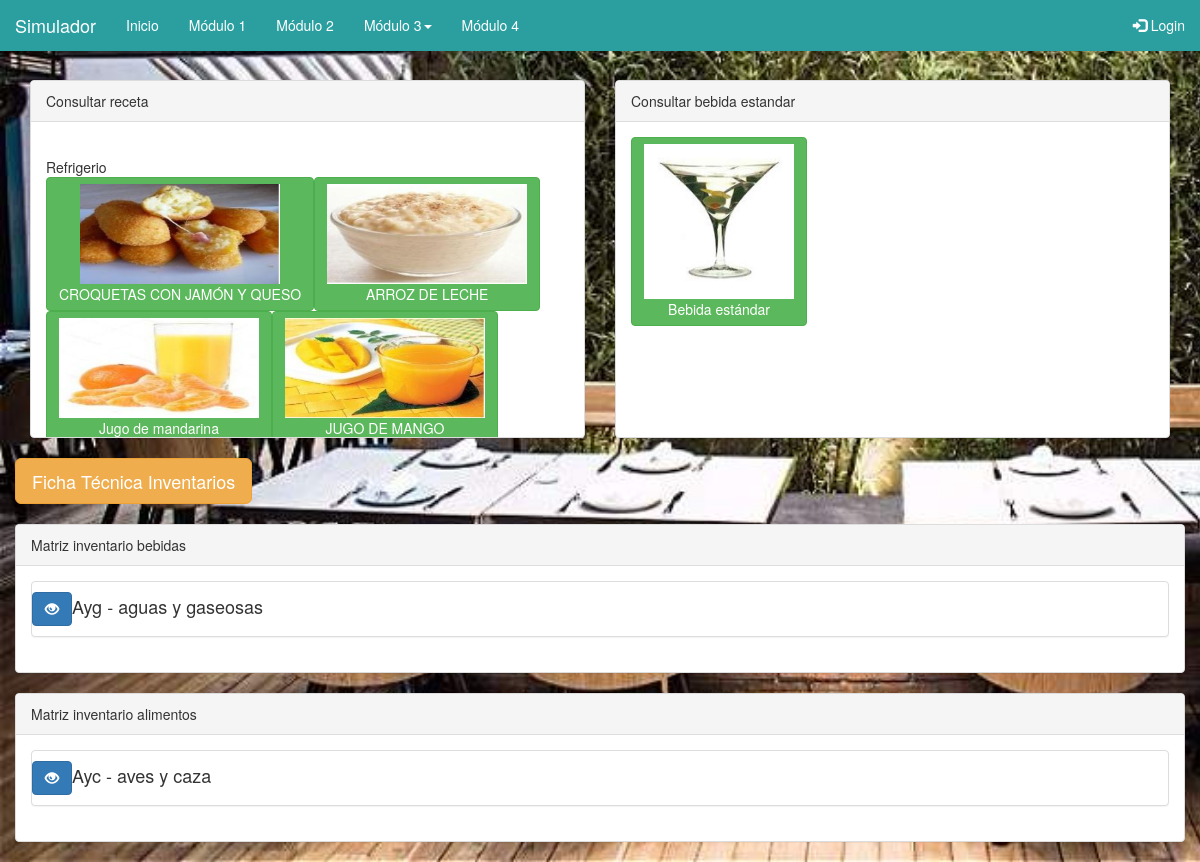
Page /modulo3/modulo32.php on the committed database.
### tables this page shows
CREATE TABLE `receta` (
  `idreceta` int(11) NOT NULL,
  `nombre` varchar(45) NOT NULL,
  `porciones` varchar(45) NOT NULL,
  `tipo` varchar(45) NOT NULL,
  `imagen` varchar(150) NOT NULL
);

CREATE TABLE `bebidas` (
  `idbebidas` int(11) NOT NULL,
  `nombre` varchar(45) NOT NULL,
  `presentacion` varchar(45) NOT NULL,
  `grupo` varchar(45) NOT NULL
);

CREATE TABLE `alimentos` (
  `idalimentos` int(10) NOT NULL,
  `nombre` varchar(45) NOT NULL,
  `presentacion` varchar(45) NOT NULL,
  `grupo` varchar(45) NOT NULL
);

### conexion/conexion1.php (called while the page is built, shortened)
<?php
class conexion {
    var $servername = "localhost";
    var $username = "root";
    var $password = "123456";
    var $database="id6475911_simulador";
    var $conn;
    function conexion() {
        $this->conn = new mysqli($this->servername, $this->username, $this->password, $this->database);
    }
    function consulta($query){
        $this->conn->set_charset('utf8');
        return $this->conn->query($query);
    }
    function cerrarConexion(){
        $this->conn=null;
    }
}
?>

### administrador/ingredientes/consultarRecetas.php (the view, shortened to what this page needs)
<?php
include_once '../conexion/conexion1.php';
$con = new conexion();
$con->conexion();
$tipo = "";
$r = $con->consulta("SELECT * FROM `receta` ORDER BY `receta`.`tipo` DESC;");
while ($rows = $r->fetch_array()) {
    if ($tipo != $rows['tipo']) {
        echo '<br>';
        echo $tipo = $rows['tipo'];
        echo '<br>';
    }
    echo '<button type="button" class="btn btn-success " data-toggle="modal" data-target="#myModa' . $rows['idreceta'] . '"><img src="../' . $rows['imagen'] . '" class="rounded" alt="' . $rows['nombre'] . '" width="200px" height="100px"><br>' . $rows['nombre'] . ' </button>';
}
?>

### modulo3/modulo32.php (shortened to what this page needs)
<!DOCTYPE html>
<html lang="en">
    <head>
        <link rel="stylesheet" href="https://maxcdn.bootstrapcdn.com/bootstrap/3.3.7/css/bootstrap.min.css">
    <head>
    </head>
    <body>
        <nav class="navbar   navbar-fixed-top">
            <div class="container-fluid">
                <div class="navbar-header">
                    <a class="navbar-brand" href="#"  style="color: white;">Simulador</a>
                </div>
                <div class="collapse navbar-collapse" id="myNavbar">
                    <ul class="nav navbar-nav">
                        <li class="active"><a href="../index.php">Inicio</a></li>
                        <li><a href="../modulo1/index.php">Módulo 1</a></li>
                        <li><a href="../modulo2/index.php">Módulo 2</a></li>
                        <li class="dropdown">
                            <a class="dropdown-toggle" data-toggle="dropdown" href="#">Módulo 3<span class="caret"></span></a>
                        </li>
                        <li><a href="../modulo4/index.php">Módulo 4</a></li>
                    </ul>
                    <ul class="nav navbar-nav navbar-right">
                        <li><a href="#" data-toggle="modal" data-target="#modalLogin"><span class="glyphicon glyphicon-log-in"></span> Login</a></li>
                    </ul>
                </div>
            </div>
        </nav>
        <br>
        <br>
        <br>
        <br>
        <?php
        require '../administrador/alimentos/alimentos.php';
        ?>
    </body>
</html>

### administrador/alimentos/alimentos.php (shortened to what this page needs)
<div class="container">
    <div class="row">
        <div id="s2" class="col-sm-6">
            <div class="panel panel-default">
                <div class="panel-heading">Consultar receta</div>
                <div class="panel-body" style="overflow: scroll;height: 315px;">
                    <?php
                    require '../administrador/ingredientes/consultarRecetas.php';
                    ?>
                </div>
            </div>
        </div>
        <div id="s3" class="col-sm-6">
            <div class="panel panel-default">
                <div class="panel-heading">Consultar bebida estandar</div>
                <div class="panel-body" style="overflow: scroll;height: 315px;">
                    <?php
                    require '../administrador/bebidas/consultarBebidaEstandar.php';
                    ?>
                </div>
            </div>
        </div>
    </div>
    <div class="row">
        <button type="button" class="btn btn-warning btn-lg" data-toggle="modal" data-target="#myModalFichaTecnica">Ficha Técnica Inventarios</button>
    </div>
    <br>
    <div class="row">
        <section id="seccion1">
            <div class="panel panel-default">
                <div class="panel-heading" >Matriz inventario bebidas</div>
                <div class="panel-body">
                    <div class="panel panel-default">
                        <?php
                        @include '../bebidas/consultarBebidas.php';
                        @include '../administrador/bebidas/consultarBebidas.php';
                        ?>
        </section>
    </div>
    <div class="row">
        <section id="seccion1">
            <div class="panel panel-default">
                <div class="panel-heading" >Matriz inventario alimentos</div>
                <div class="panel-body">
                    <div class="panel panel-default">
                        <?php
                        @include '../alimentos/consultarAlimentos.php';
                        @include '../administrador/alimentos/consultarAlimentos.php';
                        ?>
        </section>
    </div>
</div>

### administrador/bebidas/consultarBebidaEstandar.php (shortened to what this page needs)
<button type="button" class="btn btn-success " data-toggle="modal" data-target="#myModal1"><img src="../imagenes/vino.JPG" class="rounded" alt="Copa de vino" width="150px" ><br>Bebida estándar </button>

### administrador/bebidas/consultarBebidas.php (shortened to what this page needs)
    <?php
@include_once '../conexion/conexion1.php';
$con = new conexion();
$con->conexion();
$sql = "SELECT * FROM bebidas ORDER BY idbebidas, grupo DESC";
$result = $con->consulta($sql);
$tipo = "";
$i = 1;
if ($result->num_rows > 0) {
    while ($row = $result->fetch_assoc()) {
        if ($tipo != $row['grupo']) {
            echo '<h4><button type="button" class="btn btn-primary" data-toggle="collapse" data-target="#collapse' . $i . '"><span class="glyphicon glyphicon-eye-open"></span></button>'
            . '' . $row['grupo'] . '</h4>'
            . ' <div id="collapse' . $i . '" class="collapse">';
            $tipo = $row['grupo'];
            $i++;
        }
    }
} else {
    echo "0 results";
}
?>

### administrador/alimentos/consultarAlimentos.php (shortened to what this page needs)
    <?php
@include_once '../conexion/conexion1.php';
$con = new conexion();
$con->conexion();
$sql = "SELECT * FROM alimentos ORDER BY idalimentos, grupo DESC";
$result = $con->consulta($sql);
$tipo = "";
$i = 1;
if ($result->num_rows > 0) {
    while ($row = $result->fetch_assoc()) {
        if ($tipo != $row['grupo']) {
            echo '<h4><button type="button" class="btn btn-primary" data-toggle="collapse" data-target="#collapsea' . $i . '"><span class="glyphicon glyphicon-eye-open"></span></button>'
            . '' . $row['grupo'] . '</h4>'
            . ' <div id="collapsea' . $i . '" class="collapse">';
            $tipo = $row['grupo'];
            $i++;
        }
    }
} else {
    echo "0 results";
}
?>

### modulo3/modulo32.php (style rules this page uses)
body { background-image: url(../imagenes/restaurante.jpg); background-attachment: fixed; background-size: cover; }
.navbar { background-color: #2b9fa0; }
.nav a { color: white; }

### rows in the picture
receta: tipo "Refrigerio", imagen (picture), nombre "CROQUETAS CON JAMÓN Y QUESO"
receta: imagen (picture), nombre "ARROZ DE LECHE"
receta: imagen (picture), nombre "Jugo de mandarina"
receta: imagen (picture), nombre "JUGO DE MANGO"
bebidas: grupo "Ayg - aguas y gaseosas"
alimentos: grupo "Ayc - aves y caza"
